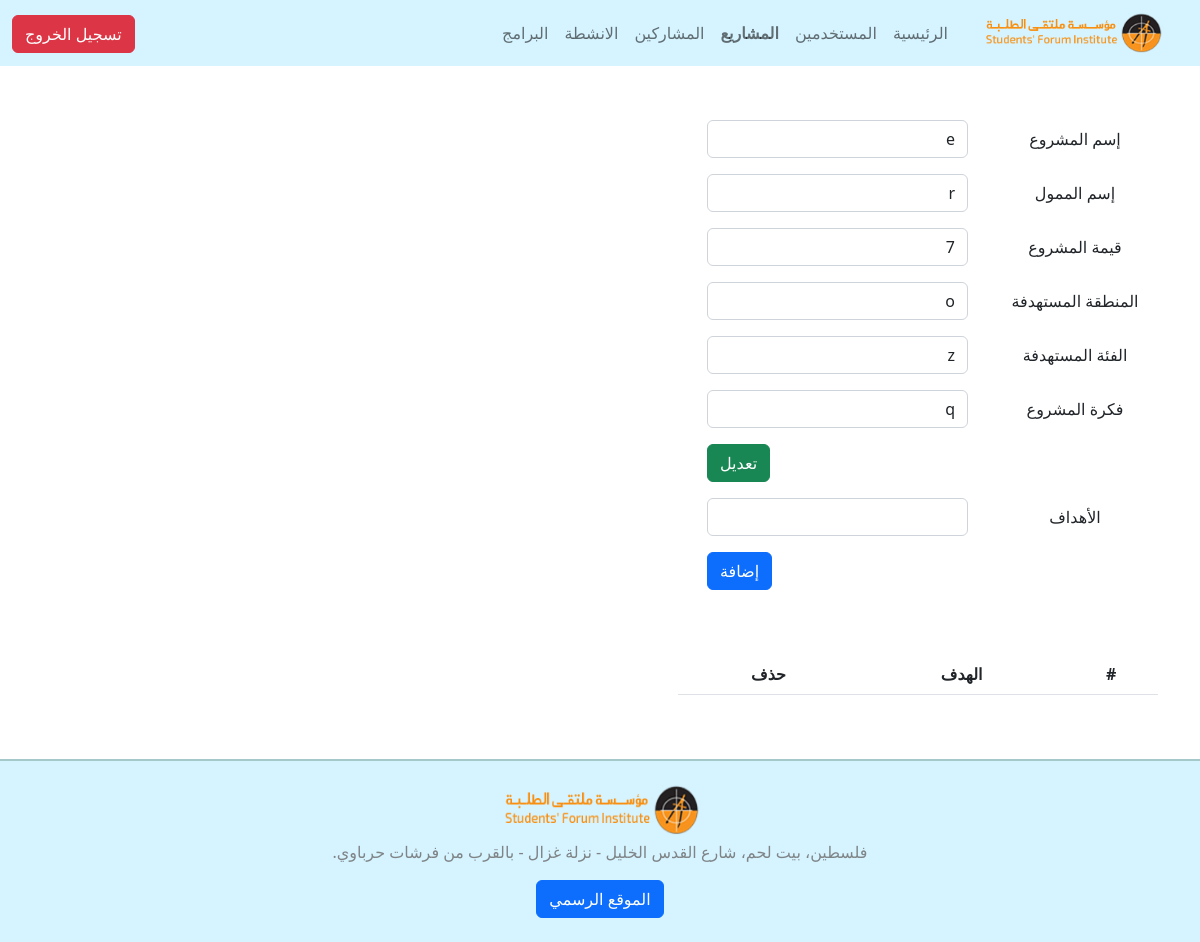
/projectsEdit.php?id=18 (signed in), run on the app's committed database.
### tables this page shows
CREATE TABLE IF NOT EXISTS `project` (
  `id` int(11) NOT NULL AUTO_INCREMENT,
  `ProjectName` varchar(25) NOT NULL,
  `financierName` varchar(20) NOT NULL,
  `value` double NOT NULL,
  `area` varchar(25) NOT NULL,
  `TargetGroup` varchar(25) NOT NULL,
  `idea` varchar(100) NOT NULL,
  `activityId` int(11) DEFAULT NULL,
  PRIMARY KEY (`id`),
  UNIQUE KEY `projectname` (`ProjectName`)
);

### projectsEdit.php (the view, shortened to what this page needs)
<!DOCTYPE html>
<?php
    include 'conn/connc.php';
         $sql = "SELECT * FROM `project` WHERE 1";
      $res = mysqli_query($con,$sql);
      while ($n = mysqli_fetch_assoc($res)) {
         $name = $n['ProjectName'];
         $mom = $n['financierName'];
         $value = $n['value'];
         $area = $n['area'];
         $class = $n['TargetGroup'];
         $idea = $n['idea'];
        }
 ?>
<head>
	 <link href="css/bootstrap.min.css" rel="stylesheet">
</head>
<body dir="rtl">
<nav class="navbar navbar-expand-lg">
  <div class="container-fluid">
    <a class="navbar-brand" href="controlPanal.php">
      <img src="img/sfi-logo.png" style=" width: 200px; height: 40px;">
      </a>
    <div class="collapse navbar-collapse" id="navbarNav" style="margin-right: -2vw;">
      <ul class="navbar-nav" style=" width: 100%;">
        <li class="nav-item">
          <a class="nav-link" aria-current="page" href="controlPanal.php"> الرئيسية</a>
        </li>
        <li class="nav-item">
          <a class="nav-link" href="users.php" >المستخدمين</a>
        </li>
        <li class="nav-item">
          <b><a class="nav-link" href="projects.php" >المشاريع</a></b>
        </li>
        <li class="nav-item">
          <a class="nav-link" href="princpl.php" >المشاركين</a>
        </li>
        <li class="nav-item">
          <a class="nav-link" href="activtyNames.php" >الانشطة</a>
        </li>
        <li class="nav-item">
          <a class="nav-link" href="programs.php" >البرامج</a>
        </li>
        <li class="nav-item" style="margin-right: 1%; margin-top: 0.2vw; text-align: left; width: 100%;">
          <form method="post" action="">
          <button type="submit" class="btn btn-danger" name="bt_logout">تسجيل الخروج</button>
          </form>
        </li>
      </ul>
    </div>
  </div>
</nav>
<br>
<br>
<br>
<br>
<br>
<div class="container text-center" >
  <form method="post">
    <div class="mb-3 row">
    <label class="col-sm-12 col-md-3 col-lg-2 col-form-label">إسم المشروع</label>
    <div class="col-sm-12 col-md-4 col-lg-3">
      <input type="text" class="form-control" name="name" <?php echo "value = '$name' " ; ?>>
    </div>
  </div>
    <div class="mb-3 row">
    <label class="col-sm-12 col-md-3 col-lg-2 col-form-label">إسم الممول </label>
    <div class="col-sm-12 col-md-4 col-lg-3">
      <input type="text" class="form-control" name="mom" <?php echo "value = '$mom' " ; ?>>
    </div>
  </div>
   <div class="mb-3 row">
    <label  class="col-sm-12 col-md-3 col-lg-2 col-form-label">قيمة المشروع</label>
    <div class="col-sm-12 col-md-4 col-lg-3">
      <input type="text" class="form-control" name="value" <?php echo "value = '$value' " ; ?>>
    </div>
  </div>
   <div class="mb-3 row">
    <label for="inputPassword" class="col-sm-12 col-md-3 col-lg-2 col-form-label">المنطقة المستهدفة</label>
    <div class="col-sm-12 col-md-4 col-lg-3">
      <input type="text" class="form-control" name="area" <?php echo "value = '$area' " ; ?>>
    </div>
  </div>
   <div class="mb-3 row">
    <label for="inputPassword" class="col-sm-12 col-md-3 col-lg-2 col-form-label">الفئة المستهدفة</label>
    <div class="col-sm-12 col-md-4 col-lg-3">
      <input type="text" class="form-control" name="class" <?php echo "value = '$class' " ; ?>>
    </div>
  </div>
   <div class="mb-3 row">
    <label for="inputPassword" class="col-sm-12 col-md-3 col-lg-2 col-form-label">فكرة المشروع</label>
    <div class="col-sm-12 col-md-4 col-lg-3">
      <input type="text" class="form-control" name="idea" <?php echo "value = '$idea' " ; ?>>
    </div>
  </div>
    <div class="mb-3 row" style="text-align: left;">
      <div class="col-3"></div>
      <div class="col-sm-2">
        <button type="submit" class="btn btn-success" name="bt_edit">تعديل</button>
      </div>
  </div>
  <div class="mb-3 row">
    <label for="inputPassword" class="col-sm-12 col-md-3 col-lg-2 col-form-label">الأهداف</label>
    <div class="col-sm-12 col-md-4 col-lg-3">
      <input type="text" class="form-control" name="aims">
    </div>
  </div>
  <div class="mb-3 row" style="text-align: left;">
   <div class="col-3"></div>
    <div class="col-sm-2">
       <button type="submit" class="btn btn-primary" name="bt_addAim">إضافة </button>
    </div>
  </div>
   <br>
   <br>
<table class="table table-striped" style="width: 40vw;" id="table">
  <thead>
    <tr>
      <th scope="col">#</th>
      <th scope="col">الهدف</th>
      <th scope="col">حذف</th>
    </tr>
  </thead>
</table>
 </form>
</div>
<br>
<br>
<footer>
    <div id="footer">
    <img src="img/sfi-logo.png" class="imgFot">
    <br>
    <p class="card-text" style="padding-top: 0.4vw; color: #7F8487; "
    >فلسطين، بيت لحم، شارع القدس الخليل - نزلة غزال - بالقرب من فرشات حرباوي.</p>
    <a href="https://ysfi.ps/Arr/index.php/ar/" class="btn btn-primary" target="blank" >الموقع الرسمي</a>
</div>
	</footer>
</body>
</html>

### projectsEdit.php (style rules this page uses)
.navbar { background-color: #D6F4FF; position: fixed; width: 100%; }
#footer { text-align: center; background-color: #D6F4FF; padding-top: 2vw; padding-bottom: 2vw; border-top: #A5C9CA; border-top-width: 2px; border-top-style: outset; }
.imgFot { width: 220px; height: 50px; }

### data on the page
project: name "e", mom "r", value "7", area "o", class "z", idea "q"
